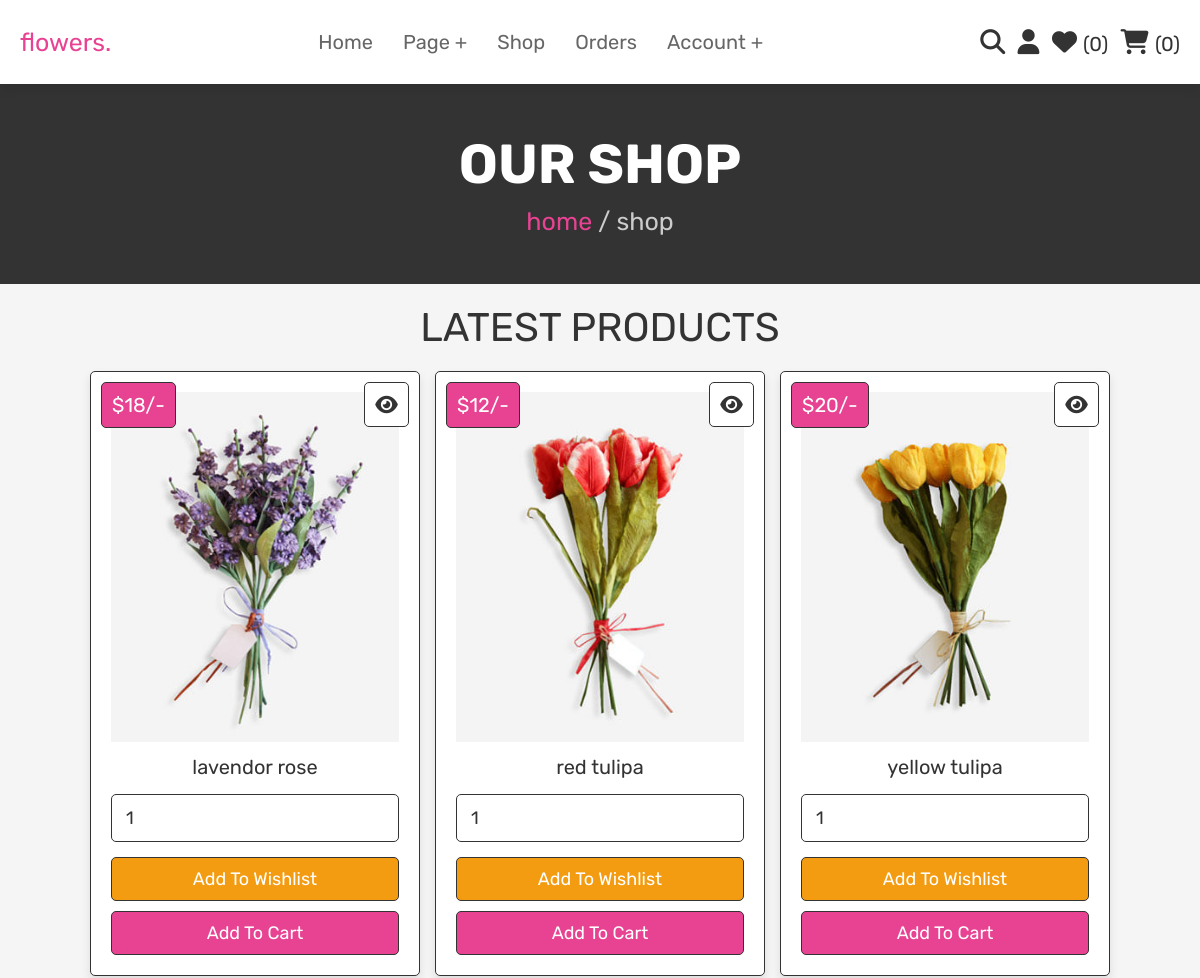
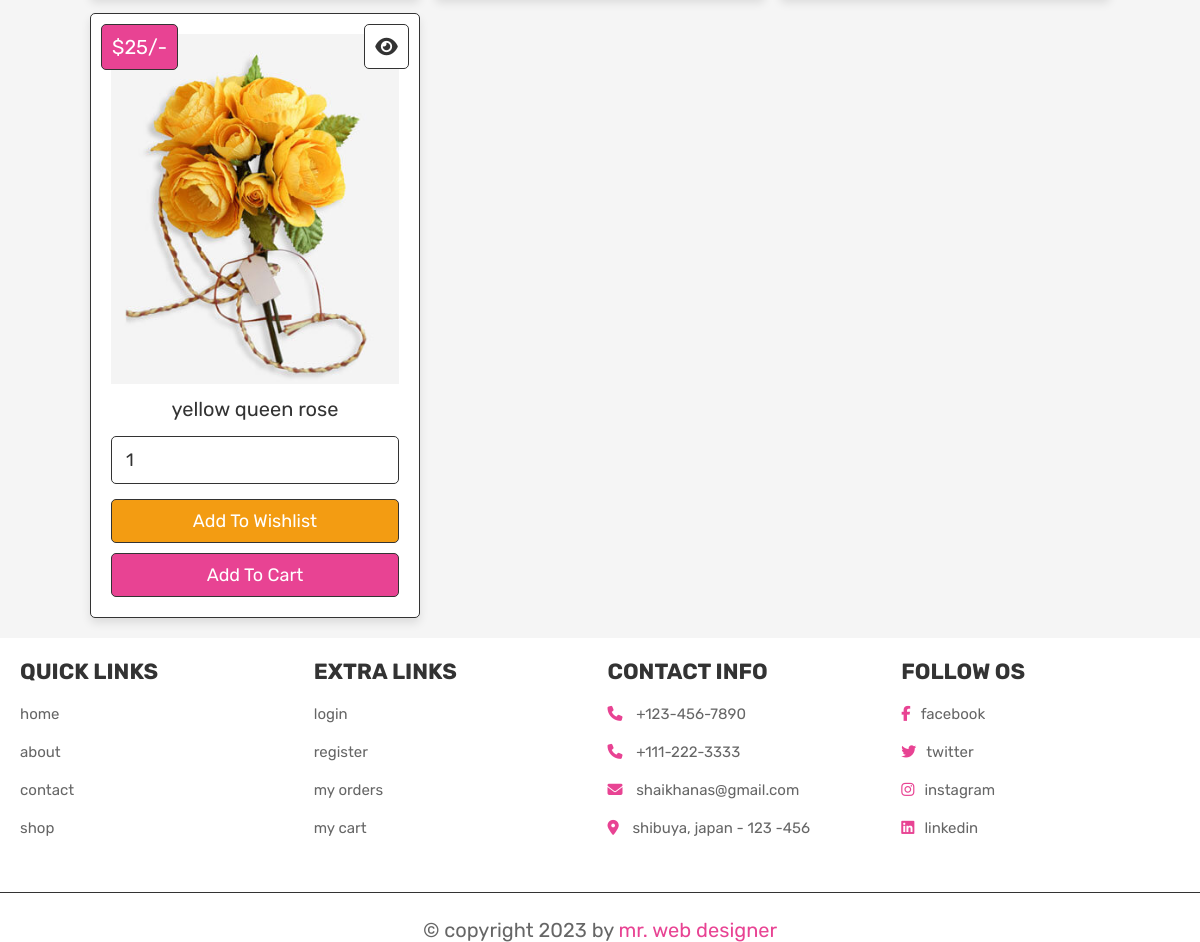
Page /shop.php (signed in) on the committed database (2 pictures, top to bottom).
### tables this page shows
CREATE TABLE `products` (
  `id` int(100) NOT NULL,
  `name` varchar(100) NOT NULL,
  `details` varchar(500) NOT NULL,
  `price` int(100) NOT NULL,
  `image` varchar(100) NOT NULL
);

### shop.php (the view, shortened to what this page needs)
<?php
require('./config.php');
?>
<!DOCTYPE html>
<html lang="en">
<head>
    <link rel="stylesheet" href="https://cdnjs.cloudflare.com/ajax/libs/font-awesome/6.4.2/css/all.min.css">
    <link rel="stylesheet" href="./assets/css/style.css">
</head>
<body>
<?php  require('./header.php'); ?>
<div class="heading">
    <h3>our shop</h3>
    <p><a href="./home.php">home</a> / shop</p>
</div>
<section class="products">
    <div class="title">latest products</div>
    <div class="box-container">
        <?php
        $select_products = $conn->prepare("SELECT * FROM `products`");
        $select_products->execute();
        if($select_products->rowCount() > 0){
            while($fetch_products = $select_products->fetch(PDO::FETCH_ASSOC)){
        ?>
            <form action="" method="post" class="box">
                <a href="./view_page.php?pid=<?= $fetch_products['id']; ?>"><i class="fas fa-eye"></i></a>
                <div class="price">$<?= $fetch_products['price']; ?>/-</div>
                <img class="image" src="./assets/uploaded_img/<?= $fetch_products['image']; ?>" alt="">
                <div class="name"><?= $fetch_products['name']; ?></div>
                <input type="number" name="product_qty" class="qty" value="1" min="0">
                <input type="submit" value="add to wishlist" name="add_to_wishlist" class="option-btn">
                <input type="submit" value="add to cart" name="add_to_cart" class="btn">
            </form>
        <?php
        }
        }else{
            echo '<p class="empty">no products added yet!</p>';
        }
        ?>
    </div>
</section>
<?php require('./footer.php'); ?>
</body>
</html>

### assets/css/style.css (style rules this page uses)
:root { --pink: #e84393; --red: #c0392b; --orange: #f39c12; --black: #333; --white: #fff; --light-color: #666; --light-white: #ccc; --light-bg: #f5f5f5; --border: 0.1rem solid var(--black); --box-shadow: 0 0.5rem 1rem rgba(0, 0, 0, 0.1); }
* { font-family: "Rubik", sans-serif; margin: 0; padding: 0; box-sizing: border-box; outline: 0; border: 0; text-decoration: none; transition: 0.2s linear; }
html { font-size: 62.5%; overflow-x: hidden; scroll-behavior: smooth; scroll-padding-top: 6.5rem; }
body { background: var(--light-bg); }
section { padding: 2rem; max-width: 1200px; margin: 0 auto; }
.btn, .delete-btn, .option-btn { display: inline-block; padding: 1rem 3rem; font-size: 1.8rem; color: var(--white); border: var(--border); border-radius: 0.5rem; margin-top: 1rem; text-transform: capitalize; cursor: pointer; }
.btn { background: var(--pink); }
.option-btn { background: var(--orange); }
.title { text-align: center; font-size: 4rem; color: var(--black); text-transform: uppercase; margin-bottom: 2rem; }
.heading { display: flex; align-items: center; justify-content: center; flex-flow: column; gap: 1rem; background: var(--black); text-align: center; min-height: 25vh; }
.heading h3 { font-size: 5.5rem; color: var(--white); text-transform: uppercase; }
.heading p { font-size: 2.5rem; color: var(--light-white); }
.heading p a { color: var(--pink); }
.products .box-container { display: grid; grid-template-columns: repeat(auto-fit, 33rem); gap: 1.5rem; justify-content: center; align-items: center; }
.products .box-container .box { padding: 2rem; text-align: center; border: var(--border); border-radius: 0.5rem; background: var(--white); box-shadow: var(--box-shadow); position: relative; }
.products .box-container .box .image { height: 35rem; width: 100%; object-fit: cover; }
.products .box-container .box .fa-eye, .products .box-container .box .price { position: absolute; top: 1rem; border-radius: 0.5rem; color: var(--black); background: var(--white); cursor: pointer; border: var(--border); font-size: 2rem; }
.products .box-container .box .fa-eye { right: 1rem; height: 4.5rem; width: 4.5rem; line-height: 4.3rem; }
.products .box-container .box .price { font-size: 2rem; padding: 1rem; background: var(--pink); color: var(--white); left: 1rem; }
.products .box-container .box .name { font-size: 2rem; margin: 1rem; color: var(--black); }
.products .box-container .box .qty { font-size: 1.8rem; width: 100%; padding: 1.2rem 1.4rem; color: var(--black); border: var(--border); border-radius: 0.5rem; margin: 0.5rem 0; }
.products .box-container .box .btn, .products .box-container .box .option-btn { width: 100%; }

### rows in the picture
products: price "18", image (picture), name "lavendor rose"
products: price "12", image (picture), name "red tulipa"
products: price "20", image (picture), name "yellow tulipa"
products: price "25", image (picture), name "yellow queen rose"

### other values in the picture
$count_wishlist "0"
$count_cart "0"
